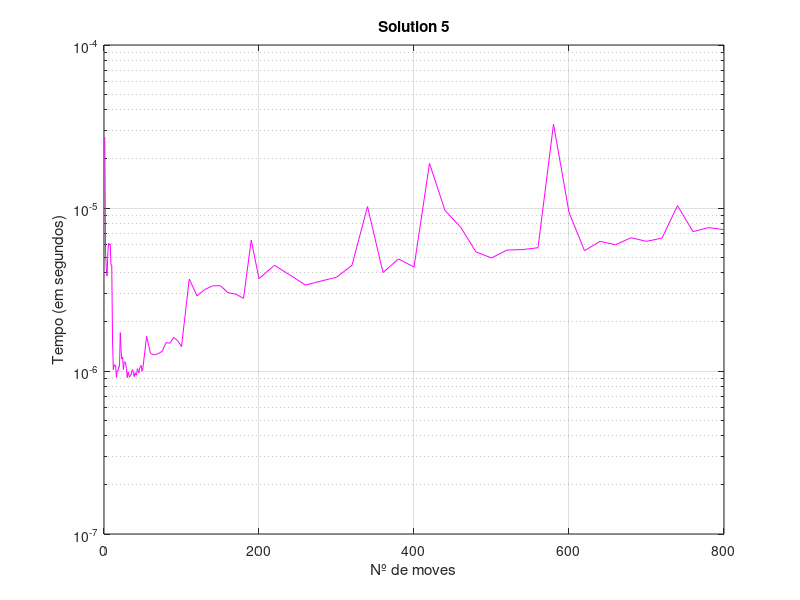
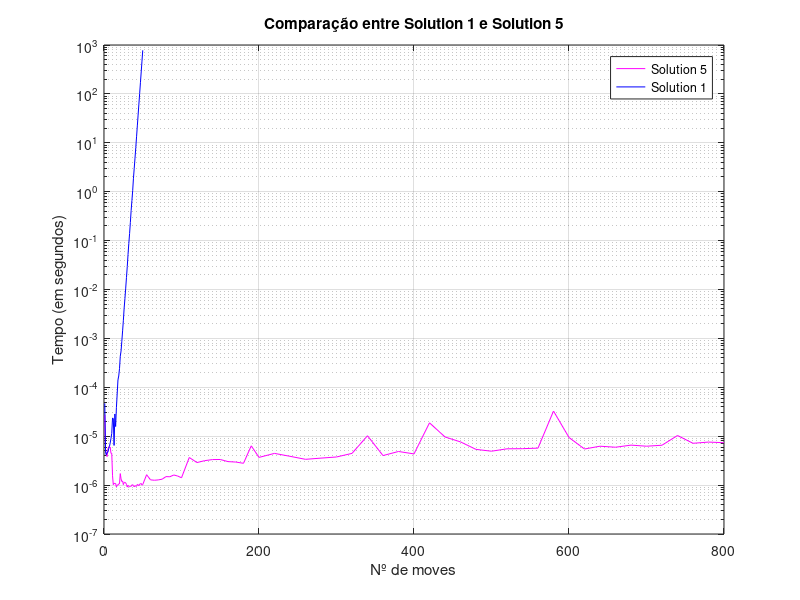

Reproduce these figures in MATLAB, in order.
sol5 = load("data_solution5.txt");

n_sol5 = sol5(:,1);
t_sol5 = sol5(:,4);

semilogy(n_sol5,t_sol5, 'm-')
title("Solution 5")
xlabel("Nº de moves")
ylabel("Tempo (em segundos)")
grid on;

%% comparação com a solution 1

sol1 = load("data_solution1.txt");

n_sol1 = sol1(:,1);
t_sol1 = sol1(:,4);
figure(2)
semilogy(n_sol5,t_sol5, 'm-')
hold on;
semilogy(n_sol1, t_sol1, 'b-');
grid on;
legend('Solution 5', 'Solution 1')
title("Comparação entre Solution 1 e Solution 5")
xlabel("Nº de moves")
ylabel("Tempo (em segundos)")
